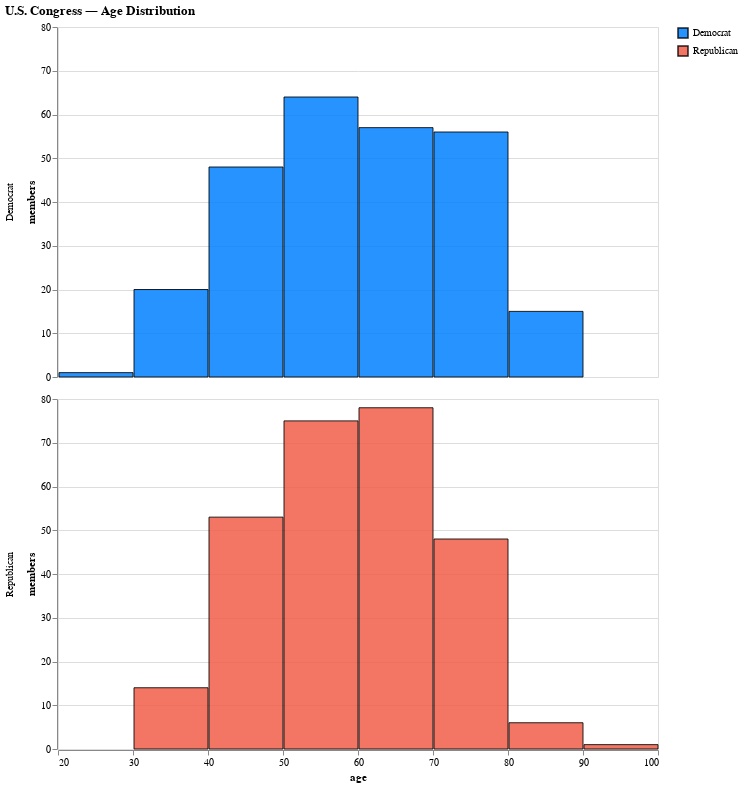

The notebook cell saved with this chart:
### Code cell
alt.Chart(
    df.filter(pl.col('party').is_in(['Democrat', 'Republican'])),
    title='U.S. Congress — Age Distribution',
).mark_bar(
    stroke='black',
    opacity=0.85,
).encode(
    x=alt.X('age', bin=True, title='age'),
    y=alt.Y('count()', title='members'),
    row=alt.Row('party', title=''),
    color=alt.Color('party', title='', scale=alt.Scale(domain=['Democrat', 'Republican'], range=['#0080ff', '#f15f49'])),
).properties(
    width=600,
    height=350,
)

### Figure 1 — Vega-Lite specification as saved in the notebook (floating-point values rounded to 4 significant figures; data arrays with more than 128 entries replaced by an {"elided": "..."} marker saying what was removed)
{"usermeta": {"embedOptions": {"theme": "latimes"}}, "config": {"view": {"continuousWidth": 300, "continuousHeight": 300}}, "data": {"name": "data-30783d33ced88d48914eebfae3bf157c"}, "mark": {"type": "bar", "opacity": 0.85, "stroke": "black"}, "encoding": {"color": {"field": "party", "scale": {"domain": ["Democrat", "Republican"], "range": ["#0080ff", "#f15f49"]}, "title": "", "type": "nominal"}, "row": {"field": "party", "title": "", "type": "nominal"}, "x": {"bin": true, "field": "age", "title": "age", "type": "quantitative"}, "y": {"aggregate": "count", "title": "members", "type": "quantitative"}}, "height": 350, "title": "U.S. Congress — Age Distribution", "width": 600, "$schema": "https://vega.github.io/schema/vega-lite/v5.20.1.json", "datasets": {"data-30783d33ced88d48914eebfae3bf157c": {"elided": "536 records"}}}
